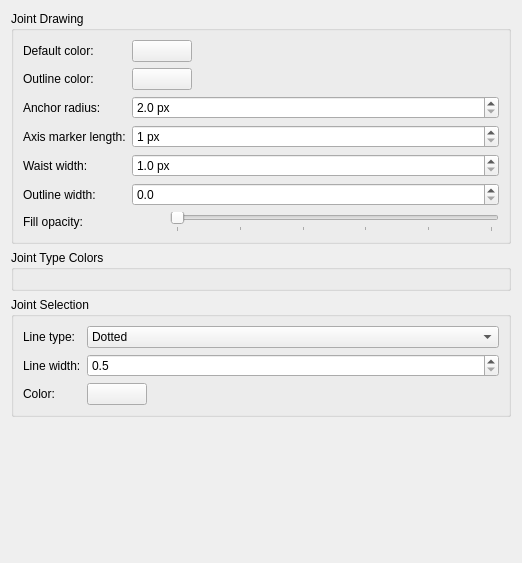
      <widget class="QWidget" name="jointsTab">
       <property name="geometry">
        <rect>
         <x>0</x>
         <y>0</y>
         <width>522</width>
         <height>563</height>
        </rect>
       </property>
       <layout class="QVBoxLayout" name="jointsLayout">
        <item>
         <widget class="QGroupBox" name="jointDrawingGroup">
          <property name="title">
           <string>Joint Drawing</string>
          </property>
          <layout class="QFormLayout" name="jointDrawingGroupForm">
           <item row="0" column="0">
            <widget class="QLabel" name="jointColorButton_label">
             <property name="text">
              <string>Default color:</string>
             </property>
            </widget>
           </item>
           <item row="0" column="1">
            <widget class="QToolButton" name="jointColorButton">
             <property name="minimumSize">
              <size>
               <width>60</width>
               <height>22</height>
              </size>
             </property>
             <property name="maximumSize">
              <size>
               <width>60</width>
               <height>22</height>
              </size>
             </property>
            </widget>
           </item>
           <item row="1" column="0">
            <widget class="QLabel" name="jointOutlineColorButton_label">
             <property name="text">
              <string>Outline color:</string>
             </property>
            </widget>
           </item>
           <item row="1" column="1">
            <widget class="QToolButton" name="jointOutlineColorButton">
             <property name="minimumSize">
              <size>
               <width>60</width>
               <height>22</height>
              </size>
             </property>
             <property name="maximumSize">
              <size>
               <width>60</width>
               <height>22</height>
              </size>
             </property>
            </widget>
           </item>
           <item row="2" column="0">
            <widget class="QLabel" name="jointAnchorRadius_label">
             <property name="text">
              <string>Anchor radius:</string>
             </property>
            </widget>
           </item>
           <item row="2" column="1">
            <widget class="QDoubleSpinBox" name="jointAnchorRadius">
             <property name="suffix">
              <string> px</string>
             </property>
             <property name="decimals">
              <number>1</number>
             </property>
             <property name="minimum">
              <double>2.000000000000000</double>
             </property>
             <property name="maximum">
              <double>100.000000000000000</double>
             </property>
             <property name="singleStep">
              <double>1.000000000000000</double>
             </property>
            </widget>
           </item>
           <item row="3" column="0">
            <widget class="QLabel" name="jointAxisLength_label">
             <property name="text">
              <string>Axis marker length:</string>
             </property>
            </widget>
           </item>
           <item row="3" column="1">
            <widget class="QDoubleSpinBox" name="jointAxisLength">
             <property name="toolTip">
              <string>How long a sliding joint shows its axis when travel is unlimited. A direction, not a measurement -- with limits set, the axis is drawn to scale between them instead.</string>
             </property>
             <property name="suffix">
              <string> px</string>
             </property>
             <property name="decimals">
              <number>0</number>
             </property>
             <property name="minimum">
              <double>1.000000000000000</double>
             </property>
             <property name="maximum">
              <double>1000.000000000000000</double>
             </property>
             <property name="singleStep">
              <double>5.000000000000000</double>
             </property>
            </widget>
           </item>
           <item row="4" column="0">
            <widget class="QLabel" name="jointWaistWidth_label">
             <property name="text">
              <string>Waist width:</string>
             </property>
            </widget>
           </item>
           <item row="4" column="1">
            <widget class="QDoubleSpinBox" name="jointWaistWidth">
             <property name="suffix">
              <string> px</string>
             </property>
             <property name="decimals">
              <number>1</number>
             </property>
             <property name="minimum">
              <double>1.000000000000000</double>
             </property>
             <property name="maximum">
              <double>100.000000000000000</double>
             </property>
             <property name="singleStep">
              <double>1.000000000000000</double>
             </property>
            </widget>
           </item>
           <item row="5" column="0">
            <widget class="QLabel" name="jointOutlineWidth_label">
             <property name="text">
              <string>Outline width:</string>
             </property>
            </widget>
           </item>
           <item row="5" column="1">
            <widget class="QDoubleSpinBox" name="jointOutlineWidth">
             <property name="decimals">
              <number>1</number>
             </property>
             <property name="minimum">
              <double>0.000000000000000</double>
             </property>
             <property name="maximum">
              <double>20.000000000000000</double>
             </property>
             <property name="singleStep">
              <double>0.500000000000000</double>
             </property>
            </widget>
           </item>
           <item row="6" column="0">
            <widget class="QLabel" name="jointFillAlpha_label">
             <property name="text">
              <string>Fill opacity:</string>
             </property>
            </widget>
           </item>
           <item row="6" column="1">
            <widget class="QWidget" name="jointFillAlphaContainer" native="true">
             <layout class="QHBoxLayout" name="jointFillAlphaLayout">
              <property name="spacing">
               <number>6</number>
              </property>
              <property name="leftMargin">
               <number>0</number>
              </property>
              <property name="topMargin">
               <number>0</number>
              </property>
              <property name="rightMargin">
               <number>0</number>
              </property>
              <property name="bottomMargin">
               <number>0</number>
              </property>
              <item>
               <widget class="QLabel" name="jointFillAlphaLabel">
                <property name="minimumSize">
                 <size>
                  <width>32</width>
                  <height>0</height>
                 </size>
                </property>
                <property name="text">
                 <string/>
                </property>
                <property name="alignment">
                 <set>Qt::AlignRight|Qt::AlignTrailing|Qt::AlignVCenter</set>
                </property>
               </widget>
              </item>
              <item>
               <widget class="QSlider" name="jointFillAlpha">
                <property name="toolTip">
                 <string>How solidly a joint's anchors and shaft are filled. The outline is always drawn at full strength, so a joint stays visible on top of whatever it holds.</string>
                </property>
                <property name="minimum">
                 <number>0</number>
                </property>
                <property name="maximum">
                 <number>255</number>
                </property>
                <property name="orientation">
                 <enum>Qt::Horizontal</enum>
                </property>
                <property name="tickPosition">
                 <enum>QSlider::TicksBelow</enum>
                </property>
                <property name="tickInterval">
                 <number>51</number>
                </property>
               </widget>
              </item>
             </layout>
            </widget>
           </item>
          </layout>
         </widget>
        </item>
        <item>
         <widget class="QGroupBox" name="jointTypeColorsGroup">
          <property name="toolTip">
           <string>One colour and line style per kind of joint. Every engine tags each of its joint types with one of these five, so the same settings hold whichever engine a scene is built for.</string>
          </property>
          <property name="title">
           <string>Joint Type Colors</string>
          </property>
          <layout class="QFormLayout" name="jointTypeColorsGroupForm"/>
         </widget>
        </item>
        <item>
         <widget class="QGroupBox" name="jointSelectionGroup">
          <property name="toolTip">
           <string>The outline drawn around a selected joint.</string>
          </property>
          <property name="title">
           <string>Joint Selection</string>
          </property>
          <layout class="QFormLayout" name="jointSelectionGroupForm">
           <item row="0" column="0">
            <widget class="QLabel" name="jointSelectionLineStyle_label">
             <property name="text">
              <string>Line type:</string>
             </property>
            </widget>
           </item>
           <item row="0" column="1">
            <widget class="QComboBox" name="jointSelectionLineStyle">
             <item>
              <property name="text">
               <string>Dotted</string>
              </property>
             </item>
             <item>
              <property name="text">
               <string>Dashed</string>
              </property>
             </item>
             <item>
              <property name="text">
               <string>Solid</string>
              </property>
             </item>
             <item>
              <property name="text">
               <string>Dash-Dot</string>
              </property>
             </item>
            </widget>
           </item>
           <item row="1" column="0">
            <widget class="QLabel" name="jointSelectionLineWidth_label">
             <property name="text">
              <string>Line width:</string>
             </property>
            </widget>
           </item>
           <item row="1" column="1">
            <widget class="QDoubleSpinBox" name="jointSelectionLineWidth">
             <property name="decimals">
              <number>1</number>
             </property>
             <property name="minimum">
              <double>0.500000000000000</double>
             </property>
             <property name="maximum">
              <double>20.000000000000000</double>
             </property>
             <property name="singleStep">
              <double>0.500000000000000</double>
             </property>
            </widget>
           </item>
           <item row="2" column="0">
            <widget class="QLabel" name="jointSelectionColorButton_label">
             <property name="text">
              <string>Color:</string>
             </property>
            </widget>
           </item>
           <item row="2" column="1">
            <widget class="QToolButton" name="jointSelectionColorButton">
             <property name="minimumSize">
              <size>
               <width>60</width>
               <height>22</height>
              </size>
             </property>
             <property name="maximumSize">
              <size>
               <width>60</width>
               <height>22</height>
              </size>
             </property>
            </widget>
           </item>
          </layout>
         </widget>
        </item>
        <item>
         <spacer name="jointsSpacer">
          <property name="orientation">
           <enum>Qt::Vertical</enum>
          </property>
          <property name="sizeHint" stdset="0">
           <size>
            <width>0</width>
            <height>0</height>
           </size>
          </property>
         </spacer>
        </item>
       </layout>
      </widget>
